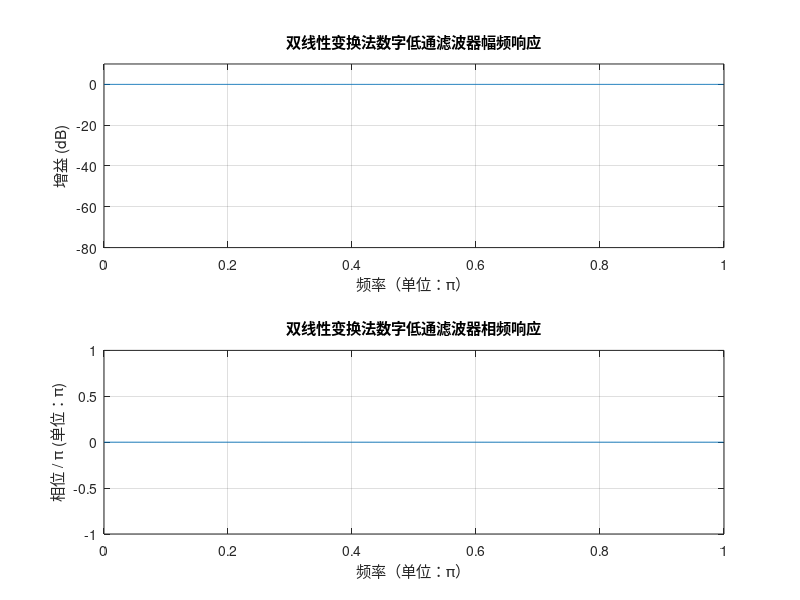

The MATLAB source for this figure:
clear;clc;close all;
% 参数设置
fp = 4e3;  % 通带频率（Hz）
fs = 20e3; % 阻带频率（Hz）
Ap = 0.5;  % 通带最大衰减（dB）
As = 45;   % 阻带最小衰减（dB）
Fs = 80e3; % 采样频率（Hz）
T=1/Fs;

% 设计模拟巴特沃斯低通滤波器
Wp = 2*pi*fp; % 通带频率转换为弧度频率
Ws = 2*pi*fs; % 阻带频率转换为弧度频率

% 计算模拟滤波器的阶数和截止频率
[N, Wc] = buttord(Wp, Ws, Ap, As, 's'); 

% 使用 butter 设计模拟低通滤波器
[b, a] = butter(N, Wc, 's');

% 使用双线性变换法将模拟滤波器转换为数字滤波器
[bz, az] = bilinear(b, a, Fs);  % 通过双线性变换法进行数字化转换

% 显示模拟和数字滤波器的系统函数系数

format long g; 
disp('模拟滤波器的系统函数系数：');
disp('b:'); disp(b);
disp('a:'); disp(a);

disp('双线性变换法数字滤波器的系统函数系数：');
disp('bz:'); disp(bz);
disp('az:'); disp(az);



% 绘制图形
figure;

% 数字频率响应
[H_digi, f_digi] = freqz(bz, az, 1024, Fs); 

% 数字滤波器幅频响应
subplot(2, 1, 1);
plot(f_digi / (Fs / 2), 20*log10(abs(H_digi))); 
axis([0, 1, -80, 10]); 
title('双线性变换法数字低通滤波器幅频响应');
xlabel('频率（单位：\pi）');
ylabel('增益 (dB)');
axis([0, 1, -80, 10]);
grid on;

% 数字滤波器相频响应
subplot(2, 1, 2);
plot(f_digi / (Fs / 2), angle(H_digi) / pi);  % 将相位归一化为π的单位
title('双线性变换法数字低通滤波器相频响应');
xlabel('频率（单位：\pi）');
ylabel('相位 / \pi (单位：\pi)');  % 设置纵坐标单位为 π
axis([0, 1, -1, 1]);  % 设置纵坐标范围为 -1 到 1
grid on;

